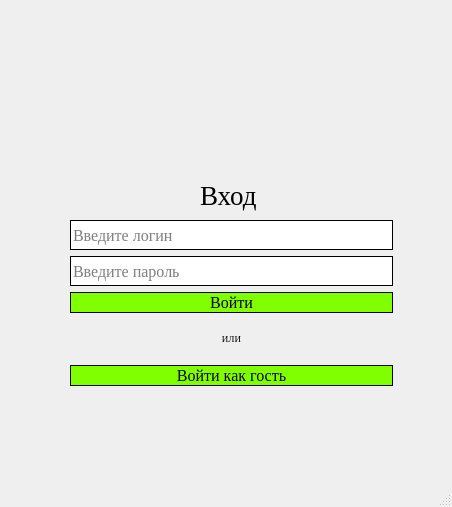
<?xml version="1.0" encoding="UTF-8"?>
<ui version="4.0">
 <class>Login</class>
 <widget class="QMainWindow" name="Login">
  <property name="geometry">
   <rect>
    <x>0</x>
    <y>0</y>
    <width>452</width>
    <height>507</height>
   </rect>
  </property>
  <property name="minimumSize">
   <size>
    <width>100</width>
    <height>100</height>
   </size>
  </property>
  <property name="windowTitle">
   <string>MainWindow</string>
  </property>
  <widget class="QWidget" name="centralwidget">
   <widget class="QLabel" name="label">
    <property name="geometry">
     <rect>
      <x>140</x>
      <y>20</y>
      <width>171</width>
      <height>141</height>
     </rect>
    </property>
    <property name="styleSheet">
     <string notr="true"/>
    </property>
    <property name="text">
     <string/>
    </property>
    <property name="pixmap">
     <pixmap>../import/Icon.JPG</pixmap>
    </property>
    <property name="scaledContents">
     <bool>true</bool>
    </property>
   </widget>
   <widget class="QLabel" name="label_2">
    <property name="geometry">
     <rect>
      <x>200</x>
      <y>180</y>
      <width>61</width>
      <height>31</height>
     </rect>
    </property>
    <property name="font">
     <font>
      <family>Times New Roman</family>
      <pointsize>20</pointsize>
     </font>
    </property>
    <property name="text">
     <string>Вход</string>
    </property>
   </widget>
   <widget class="QWidget" name="verticalLayoutWidget_3">
    <property name="geometry">
     <rect>
      <x>70</x>
      <y>220</y>
      <width>323</width>
      <height>166</height>
     </rect>
    </property>
    <layout class="QVBoxLayout" name="verticalLayout_3">
     <item>
      <layout class="QVBoxLayout" name="verticalLayout">
       <item>
        <widget class="QLineEdit" name="login_input">
         <property name="minimumSize">
          <size>
           <width>319</width>
           <height>30</height>
          </size>
         </property>
         <property name="font">
          <font>
           <family>Times New Roman</family>
           <pointsize>12</pointsize>
          </font>
         </property>
         <property name="styleSheet">
          <string notr="true">#login_input {
    border: 1px solid black;
}

#login_input:focus {
    border-color: #00FA9A;
}</string>
         </property>
         <property name="inputMask">
          <string/>
         </property>
         <property name="text">
          <string/>
         </property>
         <property name="placeholderText">
          <string>Введите логин</string>
         </property>
        </widget>
       </item>
       <item>
        <widget class="QLineEdit" name="password_input">
         <property name="minimumSize">
          <size>
           <width>319</width>
           <height>30</height>
          </size>
         </property>
         <property name="font">
          <font>
           <family>Times New Roman</family>
           <pointsize>12</pointsize>
          </font>
         </property>
         <property name="styleSheet">
          <string notr="true">#password_input {
    border: 1px solid black;
}

#password_input:focus {
    border-color: #00FA9A;
}</string>
         </property>
         <property name="text">
          <string/>
         </property>
         <property name="echoMode">
          <enum>QLineEdit::Password</enum>
         </property>
         <property name="placeholderText">
          <string>Введите пароль</string>
         </property>
        </widget>
       </item>
      </layout>
     </item>
     <item>
      <layout class="QVBoxLayout" name="verticalLayout_2">
       <item>
        <widget class="QPushButton" name="login_button">
         <property name="font">
          <font>
           <family>Times New Roman</family>
           <pointsize>12</pointsize>
          </font>
         </property>
         <property name="styleSheet">
          <string notr="true">#login_button {
    background-color: #7FFF00;
    border: 1px solid black;
}

#login_button:hover {
    background-color: #00FA9A;
}</string>
         </property>
         <property name="text">
          <string>Войти</string>
         </property>
        </widget>
       </item>
       <item>
        <spacer name="verticalSpacer">
         <property name="orientation">
          <enum>Qt::Vertical</enum>
         </property>
         <property name="sizeHint" stdset="0">
          <size>
           <width>20</width>
           <height>40</height>
          </size>
         </property>
        </spacer>
       </item>
       <item>
        <widget class="QLabel" name="label_3">
         <property name="font">
          <font>
           <family>Times New Roman</family>
           <pointsize>7</pointsize>
          </font>
         </property>
         <property name="text">
          <string>ИЛИ</string>
         </property>
         <property name="alignment">
          <set>Qt::AlignCenter</set>
         </property>
        </widget>
       </item>
       <item>
        <spacer name="verticalSpacer_2">
         <property name="orientation">
          <enum>Qt::Vertical</enum>
         </property>
         <property name="sizeHint" stdset="0">
          <size>
           <width>20</width>
           <height>40</height>
          </size>
         </property>
        </spacer>
       </item>
       <item>
        <widget class="QPushButton" name="guest_button">
         <property name="font">
          <font>
           <family>Times New Roman</family>
           <pointsize>12</pointsize>
          </font>
         </property>
         <property name="styleSheet">
          <string notr="true">#guest_button {
    background-color: #7FFF00;
    border: 1px solid black;
}

#guest_button:hover {
    background-color: #00FA9A;
}</string>
         </property>
         <property name="text">
          <string>Войти как гость</string>
         </property>
        </widget>
       </item>
      </layout>
     </item>
    </layout>
   </widget>
  </widget>
  <widget class="QMenuBar" name="menubar">
   <property name="geometry">
    <rect>
     <x>0</x>
     <y>0</y>
     <width>452</width>
     <height>21</height>
    </rect>
   </property>
  </widget>
  <widget class="QStatusBar" name="statusbar"/>
 </widget>
 <resources/>
 <connections/>
</ui>
